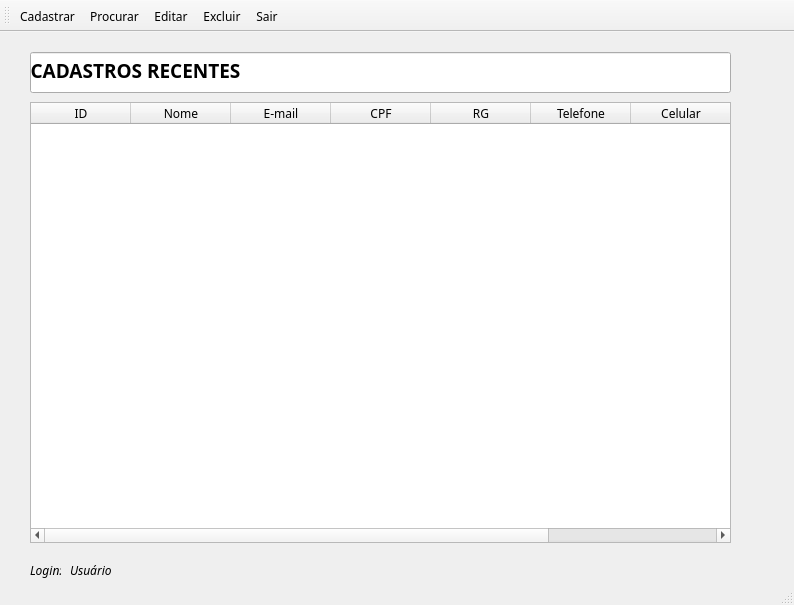
<?xml version="1.0" encoding="UTF-8"?>
<ui version="4.0">
 <class>MainWindow</class>
 <widget class="QMainWindow" name="MainWindow">
  <property name="geometry">
   <rect>
    <x>0</x>
    <y>0</y>
    <width>794</width>
    <height>605</height>
   </rect>
  </property>
  <property name="font">
   <font>
    <family>Candara</family>
   </font>
  </property>
  <property name="windowTitle">
   <string>Tela Principal</string>
  </property>
  <widget class="QWidget" name="centralwidget">
   <widget class="QLineEdit" name="lineEdit">
    <property name="geometry">
     <rect>
      <x>30</x>
      <y>20</y>
      <width>701</width>
      <height>41</height>
     </rect>
    </property>
    <property name="styleSheet">
     <string notr="true"/>
    </property>
   </widget>
   <widget class="QLabel" name="label">
    <property name="geometry">
     <rect>
      <x>30</x>
      <y>30</y>
      <width>211</width>
      <height>16</height>
     </rect>
    </property>
    <property name="font">
     <font>
      <family>Candara</family>
      <pointsize>14</pointsize>
      <weight>75</weight>
      <bold>true</bold>
     </font>
    </property>
    <property name="text">
     <string>CADASTROS RECENTES</string>
    </property>
    <property name="alignment">
     <set>Qt::AlignCenter</set>
    </property>
   </widget>
   <widget class="QTableWidget" name="tableWidget">
    <property name="geometry">
     <rect>
      <x>30</x>
      <y>70</y>
      <width>701</width>
      <height>441</height>
     </rect>
    </property>
    <property name="font">
     <font>
      <family>Candara</family>
     </font>
    </property>
    <column>
     <property name="text">
      <string>ID</string>
     </property>
     <property name="font">
      <font>
       <family>Candara</family>
       <weight>50</weight>
       <bold>false</bold>
      </font>
     </property>
    </column>
    <column>
     <property name="text">
      <string>Nome</string>
     </property>
     <property name="font">
      <font>
       <family>Candara</family>
       <weight>50</weight>
       <bold>false</bold>
      </font>
     </property>
    </column>
    <column>
     <property name="text">
      <string>E-mail</string>
     </property>
     <property name="font">
      <font>
       <family>Candara</family>
       <weight>50</weight>
       <bold>false</bold>
      </font>
     </property>
    </column>
    <column>
     <property name="text">
      <string>CPF</string>
     </property>
     <property name="font">
      <font>
       <family>Candara</family>
       <weight>50</weight>
       <bold>false</bold>
      </font>
     </property>
    </column>
    <column>
     <property name="text">
      <string>RG</string>
     </property>
     <property name="font">
      <font>
       <family>Candara</family>
       <weight>50</weight>
       <bold>false</bold>
      </font>
     </property>
    </column>
    <column>
     <property name="text">
      <string>Telefone</string>
     </property>
     <property name="font">
      <font>
       <family>Candara</family>
       <weight>50</weight>
       <bold>false</bold>
      </font>
     </property>
    </column>
    <column>
     <property name="text">
      <string>Celular</string>
     </property>
    </column>
    <column>
     <property name="text">
      <string>Endereço</string>
     </property>
     <property name="font">
      <font>
       <family>Candara</family>
       <weight>50</weight>
       <bold>false</bold>
      </font>
     </property>
    </column>
   </widget>
   <widget class="QLabel" name="label_2">
    <property name="geometry">
     <rect>
      <x>30</x>
      <y>530</y>
      <width>31</width>
      <height>16</height>
     </rect>
    </property>
    <property name="font">
     <font>
      <family>Candara</family>
      <italic>true</italic>
     </font>
    </property>
    <property name="text">
     <string>Login:</string>
    </property>
   </widget>
   <widget class="QLabel" name="label_3">
    <property name="geometry">
     <rect>
      <x>70</x>
      <y>530</y>
      <width>61</width>
      <height>16</height>
     </rect>
    </property>
    <property name="font">
     <font>
      <family>Candara</family>
      <italic>true</italic>
     </font>
    </property>
    <property name="text">
     <string>Usuário</string>
    </property>
   </widget>
  </widget>
  <widget class="QStatusBar" name="statusbar"/>
  <widget class="QToolBar" name="toolBar">
   <property name="windowTitle">
    <string>toolBar</string>
   </property>
   <attribute name="toolBarArea">
    <enum>TopToolBarArea</enum>
   </attribute>
   <attribute name="toolBarBreak">
    <bool>false</bool>
   </attribute>
   <addaction name="actionCadastrar"/>
   <addaction name="actionProcurar_2"/>
   <addaction name="actionAtualizar_2"/>
   <addaction name="actionExcluir"/>
   <addaction name="actionSair_2"/>
  </widget>
  <action name="actionProcurar">
   <property name="text">
    <string>Procurar</string>
   </property>
  </action>
  <action name="actionSair">
   <property name="text">
    <string>Sair</string>
   </property>
  </action>
  <action name="actionApagar">
   <property name="text">
    <string>Apagar</string>
   </property>
  </action>
  <action name="actionAtualizar">
   <property name="text">
    <string>Atualizar</string>
   </property>
  </action>
  <action name="actionProcurar_2">
   <property name="icon">
    <iconset resource="principal.qrc">
     <normaloff>:/principal/icones/person_search_FILL0_wght400_GRAD0_opsz24.png</normaloff>:/principal/icones/person_search_FILL0_wght400_GRAD0_opsz24.png</iconset>
   </property>
   <property name="text">
    <string>Procurar</string>
   </property>
   <property name="toolTip">
    <string>Procurar por usuário</string>
   </property>
   <property name="font">
    <font>
     <family>Candara</family>
    </font>
   </property>
  </action>
  <action name="actionSair_2">
   <property name="icon">
    <iconset resource="principal.qrc">
     <normaloff>:/principal/icones/close_FILL0_wght400_GRAD0_opsz24.png</normaloff>:/principal/icones/close_FILL0_wght400_GRAD0_opsz24.png</iconset>
   </property>
   <property name="text">
    <string>Sair</string>
   </property>
   <property name="toolTip">
    <string>Sair da aplicação</string>
   </property>
   <property name="font">
    <font>
     <family>Candara</family>
    </font>
   </property>
  </action>
  <action name="actionAtualizar_2">
   <property name="icon">
    <iconset resource="principal.qrc">
     <normaloff>:/principal/icones/manage_accounts_FILL0_wght400_GRAD0_opsz24.png</normaloff>:/principal/icones/manage_accounts_FILL0_wght400_GRAD0_opsz24.png</iconset>
   </property>
   <property name="text">
    <string>Editar</string>
   </property>
   <property name="toolTip">
    <string>Editar informações do usuário</string>
   </property>
   <property name="font">
    <font>
     <family>Candara</family>
    </font>
   </property>
  </action>
  <action name="actionExcluir">
   <property name="icon">
    <iconset resource="principal.qrc">
     <normaloff>:/principal/icones/person_cancel_FILL0_wght400_GRAD0_opsz24.png</normaloff>:/principal/icones/person_cancel_FILL0_wght400_GRAD0_opsz24.png</iconset>
   </property>
   <property name="text">
    <string>Excluir</string>
   </property>
   <property name="toolTip">
    <string>Excluir usuário</string>
   </property>
   <property name="font">
    <font>
     <family>Candara</family>
    </font>
   </property>
  </action>
  <action name="actionCadastrar">
   <property name="icon">
    <iconset resource="principal.qrc">
     <normaloff>:/principal/icones/person_add_FILL0_wght400_GRAD0_opsz24.png</normaloff>:/principal/icones/person_add_FILL0_wght400_GRAD0_opsz24.png</iconset>
   </property>
   <property name="text">
    <string>Cadastrar</string>
   </property>
   <property name="toolTip">
    <string>Cadastrar novo usuário</string>
   </property>
   <property name="font">
    <font>
     <family>Candara</family>
    </font>
   </property>
  </action>
 </widget>
 <resources>
  <include location="principal.qrc"/>
 </resources>
 <connections/>
</ui>
